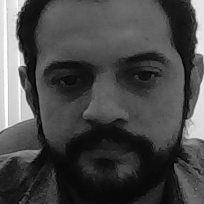
#> input picture image_data/Kleydson/Kleydson.10.jpg, 204 x 204 px, given in place of i, which was not available
$ python make_filter.py
#> lines starting #> are read from the running program, lines starting #| are printed output that depends on the picture; pictures that were not available may be replaced by others from this repository, and a replacement may not be noted
#> the answer given: image_data/Kleydson/Kleydson.10.jpg
### project.py
import cv2
import os
import numpy as np
import glob
from math import ceil
from matplotlib import pyplot as plt
import matplotlib.image as plt2
import glob
from scipy.fftpack import fft

d = 48
safety_margin = 0.9
usuario = ''

def MACE_filter(path): #o parametro "d" serve para redimensionar as imagens de treinamento

    path = (path)                     #o valor padrao para d foi de 64
    N = len(path)
    soma = np.zeros((d**2, 1))
    X_ = np.zeros((d**2,N))
    i=0
    for img in path:
        n = cv2.imread(img,0)
#> n is the input picture: shape (204, 204); min 0, max 255, mean 72.2
        if n is None:
          pass
        else:
          n = cv2.resize(n,(d,d))
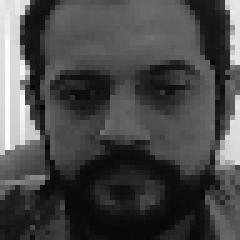
#> n: shape (48, 48) (shown 5 times larger); min 3, max 255, mean 72.4
          X = np.fft.fft2(n)                      #fft da imagem
          X_[:,i] = X.flatten()                      #transforma a fft em um vetor d² e armazana na coluna de uma matrix X de dimensao d²xN
          soma = soma + np.abs(X.reshape(d**2,1))**2 #soma dos espectros de potencia
#> soma = 2304 values, max 2.78e+10 at index 0, min 373.8 at index 883, mean 19624386
          i+=1
#> pass 2 of the loop in MACE_filter, `for img in path:`:
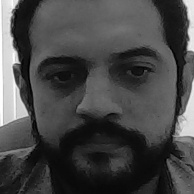
#> input picture image_data/Kleydson/Kleydson.12.jpg, 194 x 194 px, given in place of m, which was not available
#> in MACE_filter, n is the input picture: shape (194, 194); min 0, max 255, mean 70.8
#> in MACE_filter, `n = cv2.resize(n,(d,d))`:
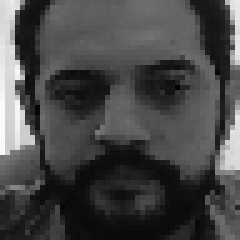
#> n: shape (48, 48) (shown 5 times larger); min 4, max 251, mean 71
#> soma = 2304 values, max 5.46e+10 at index 0, min 2889 at index 1036, mean 37687625

    media = soma/N                                 #Calcula a media dos espectros
#> media = 2304 values, max 5.18e+09 at index 0, min 258.5 at index 1036, mean 3533743.9
    u = np.ones((N, 1))                            #Vetor coluna de N linhas.
    D = np.diag(media.flatten())                   #D = diagonal da média do espectro de potencia
    D_inv = np.linalg.pinv(D)                      #Inversa de D

    #Calculando o filtro a partir dos parâmetros D, X e u especificados acima
    H = np.dot(np.dot(np.dot(D_inv,X_),np.linalg.pinv(np.dot(np.conj(np.transpose(X_)),np.dot(D_inv,X_)))),u)
#> H = 2304 values, max 1.52e-05 at index 1123, min -1.6e-05 at index 1222, mean 1.11e-07
    H = H.reshape((d,d))
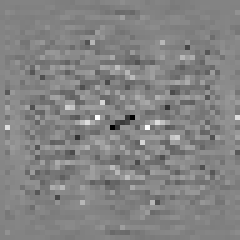
#> H: shape (48, 48) float64 (shown 5 times larger); min -1.6e-05, max 1.52e-05, mean 1.11e-07; drawn with min black and max white
    #H = D1*X*((X+*Di*X)^-1)*u
    return H

# [33 lines left out: functions teste_correlacao, teste_detection, not called in this run]

### make_filter.py
import glob
import numpy as np

from project import MACE_filter

user = input('select the user name: ')

path = ('image_data/'+ user +'/*.jpg')

A = MACE_filter(path)

np.savetxt('/filtros/' + user + '.txt',A)
